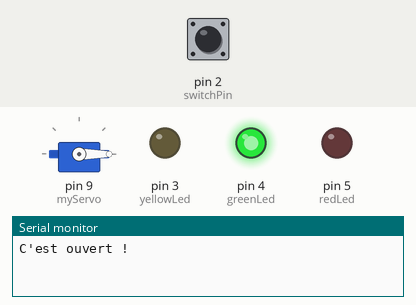
Recording of a sketch running on a simulated Arduino Uno, built with avr-gcc and run on an emulated ATmega328P. On the bench: servo, output pins drawn as LEDs (lit = HIGH), the last lines printed to the serial monitor. Inputs (shaded band) come from the test bench; at power-on: pin 2 (switchPin) LOW.

Above: at 1.2 s.
1.3 s: pin 2 (switchPin) pulled HIGH for 0.15 s
At 2.6 s:
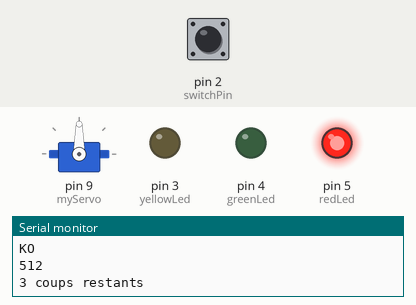
Timing chart, 0 to 4.3 s (numbered marks = the images above; inputs shaded):
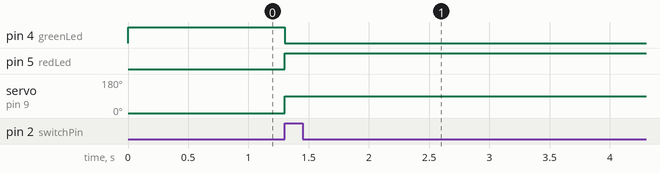

Measured:
- after the input at 1.3 s, pin 4 (greenLed): HIGH → LOW at once; pin 5 (redLed): LOW → HIGH at once; servo on pin 9 (myServo): 0° → 90° at once

The sketch:

verrou.ino
```cpp
#include <Servo.h>

Servo myServo;

const int piezzo = A0;
const int switchPin = 2;
const int yellowLed = 3;
const int greenLed = 4;
const int redLed = 5;

int knockVal;
int switchVal;

const int quietKnock = 10;
const int loudKnock = 100;

boolean locked = false;
int numberOfKnocks = 0;

void setup() {
  myServo.attach(9);
  pinMode(yellowLed, OUTPUT);
  pinMode(redLed, OUTPUT);
  pinMode(greenLed, OUTPUT);
  pinMode(switchPin, INPUT);
  Serial.begin(9600);
  digitalWrite(greenLed, HIGH);
  myServo.write(0);
  Serial.println("C'est ouvert !");
}

void loop() {
  if(!locked){
    switchVal = digitalRead(switchPin);
    if(switchVal == HIGH) {
      locked = true;
      digitalWrite(greenLed, LOW);
      digitalWrite(redLed, HIGH);
      myServo.write(90);
      Serial.println("C'est fermé !");
      delay(1000);
    }

    if(locked){
      knockVal = analogRead(piezzo);
      if(numberOfKnocks < 3 && knockVal > 0){
        if(checkForKnock(knockVal)){
           numberOfKnocks++;
        }
        Serial.print(3-numberOfKnocks);
        Serial.println(" coups restants");
      }

      if(numberOfKnocks >= 3){
        locked = false;
        myServo.write(0);
        delay(20);
        digitalWrite(greenLed, HIGH);
        digitalWrite(redLed, LOW);
        Serial.println("C'est ouvert !");
      }
    }
  }
}

  boolean checkForKnock(int value){
    if(value > quietKnock && value < loudKnock){
      digitalWrite(yellowLed, HIGH);
      delay(50);
      digitalWrite(yellowLed, LOW);
      Serial.println("OK");
      Serial.println(value);
      return true;
    } else {
      Serial.println("KO");
      Serial.println(value);
      return false;
    }
  }
```
